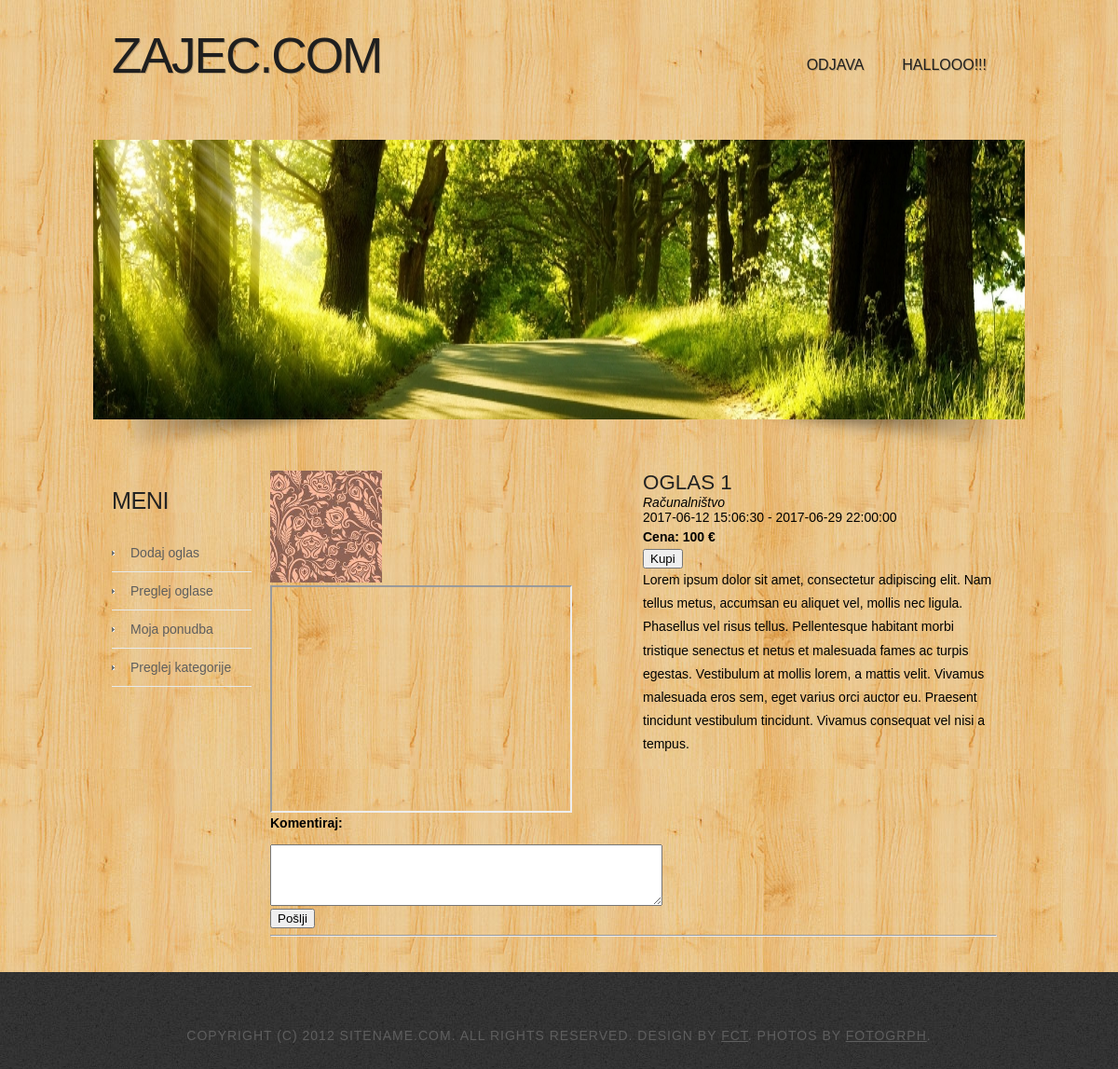
/ad_view.php?id=23 (signed in), run on the app's committed database.
### tables this page shows
CREATE TABLE `pictures` (
  `id` int(11) NOT NULL,
  `ad_id` int(11) NOT NULL,
  `url` varchar(100) NOT NULL
);

CREATE TABLE `videos` (
  `id` int(11) NOT NULL,
  `ad_id` int(11) NOT NULL,
  `url` varchar(100) NOT NULL
);

CREATE TABLE `ads` (
  `id` int(11) NOT NULL,
  `category_id` int(11) NOT NULL,
  `user_id` int(11) NOT NULL,
  `title` varchar(50) NOT NULL,
  `date_b` timestamp NOT NULL DEFAULT CURRENT_TIMESTAMP ON UPDATE CURRENT_TIMESTAMP,
  `date_e` timestamp NOT NULL DEFAULT '0000-00-00 00:00:00',
  `description` text,
  `price` float NOT NULL,
  `bid` float NOT NULL DEFAULT 0,
  `auction` boolean NOT NULL DEFAULT false
  
);

CREATE TABLE `categories` (
  `id` int(11) NOT NULL,
  `name` varchar(40) NOT NULL
);

### ad_view.php (the view, shortened to what this page needs)
<?php
include_once 'header.php';
include_once 'database.php';
$ad_id = (int) $_GET['id'];
$query = "SELECT a.title, a.date_b, a.date_e,
                    a.price, a.description, c.name,
                    a.user_id
                FROM ads a INNER JOIN categories c
                ON a.category_id=c.id
              WHERE a.id = $ad_id";
$result = mysqli_query($conn, $query);
$ad = mysqli_fetch_array($result);
?>
<div id="ad">
    <div id="ad_pictures">
        <?php
        $query = "SELECT * FROM pictures
                WHERE ad_id = '$ad_id'";
        $result = mysqli_query($conn, $query);
        if (mysqli_num_rows($result) == 0) {
            echo '<img src="images/nopicture.jpg" alt="ni slike" width="120" />';
        } else {
            while ($picture = mysqli_fetch_array($result)) {
                echo '<div class="delete_wrap">';
                echo '<a class="fancybox" rel="group" href="' . $picture['url'] . '">
                      <img src="' . $picture['url'] . '" alt="slika" width="120" />
                      </a>';
                echo '</div>';
            }
        }
        ?>
        <?php
        $query = "SELECT * FROM videos
                WHERE ad_id = '$ad_id'";
        $result = mysqli_query($conn, $query);
        if (mysqli_num_rows($result) == 0) {
        } else {
            while ($video = mysqli_fetch_array($result)) {
                echo '<div class="delete_wrap">';
                echo '<iframe width="320" height="240" src="' . $video['url'] . '"></iframe>';
                echo '</div>';
            }
        }
        ?>
    </div>
    <div id="ad_data">
<?php
        echo '<h3>' . $ad['title'] . '</h3>';
        echo '<i>' . $ad['name'] . '</i><br />';
        echo $ad['date_b'] . ' - ' . $ad['date_e'];
        $query = "SELECT auction FROM ads WHERE id = '$ad_id'";
        $result = mysqli_query($conn, $query);
        $auction = mysqli_fetch_array($result);
        if($auction['auction'] == 1)
        {
          echo '<h4 id="cena">Izklicna cena: ' . $ad['price'] . ' €</h4>';
          echo '<div id="ponudba">Oddajte ponudbo: <form action="" method="post"><input type="text"><input type="submit"></form></div>';
        }
        else
        {
          echo '<h4 id="cena">Cena: ' . $ad['price'] . ' €</h4>';
          echo '<div id="kupi"><form action="" method="post"><input type="hidden" name="id" value'.$ad_id.'><input type="submit" value="Kupi"></form></div>';
                  }
        echo '<p>' . $ad['description'] . '</p>';
?>
    </div>
    <div id="comments">
        <h4>Komentiraj:</h4>
        <form action="comments_insert.php" method="post">
            <textarea name="comment" cols="50" rows="4"></textarea>
            <br />
            <input type="submit" name ="submit" value="Pošlji" />
        </form>
        <hr>
    </div>
</div>
<?php
include_once 'nav_menu.php';
    include_once 'footer.php';
?>

### header.php (shortened to what this page needs)
<!DOCTYPE html PUBLIC "-//W3C//DTD XHTML 1.0 Strict//EN" "http://www.w3.org/TR/xhtml1/DTD/xhtml1-strict.dtd">
<html xmlns="http://www.w3.org/1999/xhtml">
<head>
<link href="css/style.css" rel="stylesheet" type="text/css" media="screen" />
<link rel="stylesheet" href="fancybox/source/jquery.fancybox.css?v=2.1.4" type="text/css" media="screen" />
<link rel="stylesheet" href="fancybox/source/helpers/jquery.fancybox-buttons.css?v=1.0.5" type="text/css" media="screen" />
<link rel="stylesheet" href="fancybox/source/helpers/jquery.fancybox-thumbs.css?v=1.0.7" type="text/css" media="screen" />
</head>
<body>
<div id="wrapper">
	<div id="header-wrapper">
		<div id="header" class="container">
			<div id="logo">
				<h1><a href="index.php">ZAJEC.COM</a></h1>
			</div>
			<div id="menu">
				<ul>
					<?php
                                            if (isset($_SESSION['user_id'])) {
                                                echo '<li><a href="logout.php">Odjava</a></li>';
                                                echo '<li><a href="profile.php">'.$_SESSION['name'].'</a></li>';
                                            }
                                            else {
                                        ?>
					<li><a href="login.php">Prijava</a></li>
					<li><a href="registration.php">Registracija</a></li>
                                        <?php
                                            }
                                        ?>
				</ul>
			</div>
		</div>
		<div id="banner">
			<div class="content"><img src="images/img06.jpg" width="1000" height="300" alt="" /></div>
		</div>
	</div>
	<div id="page">
		<div id="content">

### nav_menu.php
</div>
		<div id="sidebar">
			<ul>
				<li>
					<h2>Meni</h2>
					<ul>
						<li><a href="ad_add.php">Dodaj oglas</a></li>
						<li><a href="ad_list.php">Preglej oglase</a></li>
						<li><a href="my_offers.php">Moja ponudba</a></li>
						<li><a href="categories_list.php">Preglej kategorije</a></li>
					</ul>
				</li>
			</ul>
		</div>
		<div style="clear: both;">&nbsp;</div>
	</div>

### footer.php
</div>
<div id="footer">
	<p>Copyright (c) 2012 Sitename.com. All rights reserved. Design by <a href="http://www.freecsstemplates.org">FCT</a>. Photos by <a href="http://fotogrph.com/">Fotogrph</a>.</p>
</div>
</body>
</html>

### css/style.css (style rules this page uses)
body { margin: 0; padding: 0; background: #050505 url(../images/img01.jpg) repeat; font-family: Arial, Helvetica, sans-serif; font-size: 14px; color: black; }
h1, h2, h3 { margin: 0; padding: 0; text-transform: uppercase; font-weight: normal; font-family: 'Oswald', sans-serif; font-weight: 200; color: #222222; }
h1 { font-size: 2em; }
h2 { font-size: 2.8em; }
h3 { font-size: 1.6em; }
h4 { margin: 0px 0px 15px 0px; font-weight: bold; }
p, ul, ol { margin-top: 0; line-height: 180%; }
a { color: #5E5E5E; }
#wrapper { background: #FFFFFF url(../images/img09.jpg) repeat; }
.container { width: 960px; margin: 0px auto; }
#header-wrapper { overflow: hidden; }
#header { width: 960px; height: 150px; margin: 0 auto; padding: 0px 0px; }
#logo { float: left; width: 300px; margin: 0; padding: 0; color: #FFFFFF; }
#logo h1 { line-height: 120px; letter-spacing: -2px; font-size: 3.8em; }
#logo h1 a { color: #1F1F1F; text-shadow: 1px 1px 0px rgba(0,0,0,.2); }
#logo a { border: none; background: none; text-decoration: none; color: #000000; }
#menu { float: right; width: 500px; height: 90px; margin: 0 auto; padding: 0; }
#menu ul { float: right; margin: 0; padding: 20px 0px 0px 0px; list-style: none; line-height: normal; }
#menu li { float: left; }
#menu a { display: block; line-height: 100px; margin-right: 1px; padding: 0px 20px 0px 20px; text-decoration: none; text-align: center; text-shadow: 1px 1px 0px rgba(0,0,0,.2); text-transform: uppercase; font-family: 'Oswald', sans-serif; font-size: 16px; font-weight: 300; color: #1F1F1F; border: none; }
#page { width: 960px; margin: 0 auto; padding: 5px 0px; }
#content { float: right; width: 780px; padding: 10px 10px 10px 10px; }
#sidebar { float: left; width: 150px; margin: 0px; padding: 30px 0px 0px 0px; }
#sidebar ul { margin: 0; padding: 0; list-style: none; }
#sidebar li { margin: 0; padding: 0; }
#sidebar li ul { margin: 0px 0px; padding-bottom: 30px; }
#sidebar li li { line-height: 40px; border-bottom: 1px solid #E7EBED; margin: 0px 0px; border-left: none; }
#sidebar li li a { padding: 0px 0px 0px 20px; background: url(images/img04.jpg) no-repeat left 50%; text-decoration: none; }
#sidebar h2 { height: 38px; padding: 0px 0px 10px 0px; letter-spacing: -.5px; font-size: 1.8em; color: #222222; }
#sidebar a { border: none; }
#footer { height: 140px; margin: 0 auto; padding: 50px 0 15px 0; font-family: 'Abel', sans-serif; }
#footer p { margin: 0; padding-top: 10px; letter-spacing: 1px; line-height: normal; font-size: 14px; text-transform: uppercase; text-align: center; color: #5E5E5E; }
#footer a { color: #5E5E5E; }
#banner { margin: 0px auto; width: 1000px; height: 340px; background: url(images/img03.png) no-repeat left bottom; }
#ad_pictures { float: left; width: 396px; }
#ad_pictures .delete_wrap { float: left; margin-right: 3px; }
#ad_data { float: right; width: 380px; position: static; }
#comments { clear: both; width: 100%; margin-top: 20px; }
#cena { margin: 5px 0px 5px 0px; }

### data on the page
pictures: url (picture)
ads: title "OGLAS 1", category.name "Računalništvo", date_b "2017-06-12 15:06:30", date_e "2017-06-29 22:00:00", price "100", description "Lorem ipsum dolor sit amet, consectetur adipiscing elit. Nam tellus metus, accumsan eu aliquet vel, mollis nec ligula. Phasellus vel risus tellus. Pellentesque habitant morbi tristique senectus et netus et malesuada fames ac turpis egestas. Vestibulum at mollis lorem, a mattis velit. Vivamus malesuada eros sem, eget varius orci auctor eu. Praesent tincidunt vestibulum tincidunt. Vivamus consequat vel nisi a tempus."

### other printed values
$_SESSION['name'] "HALLOOO!!!"
